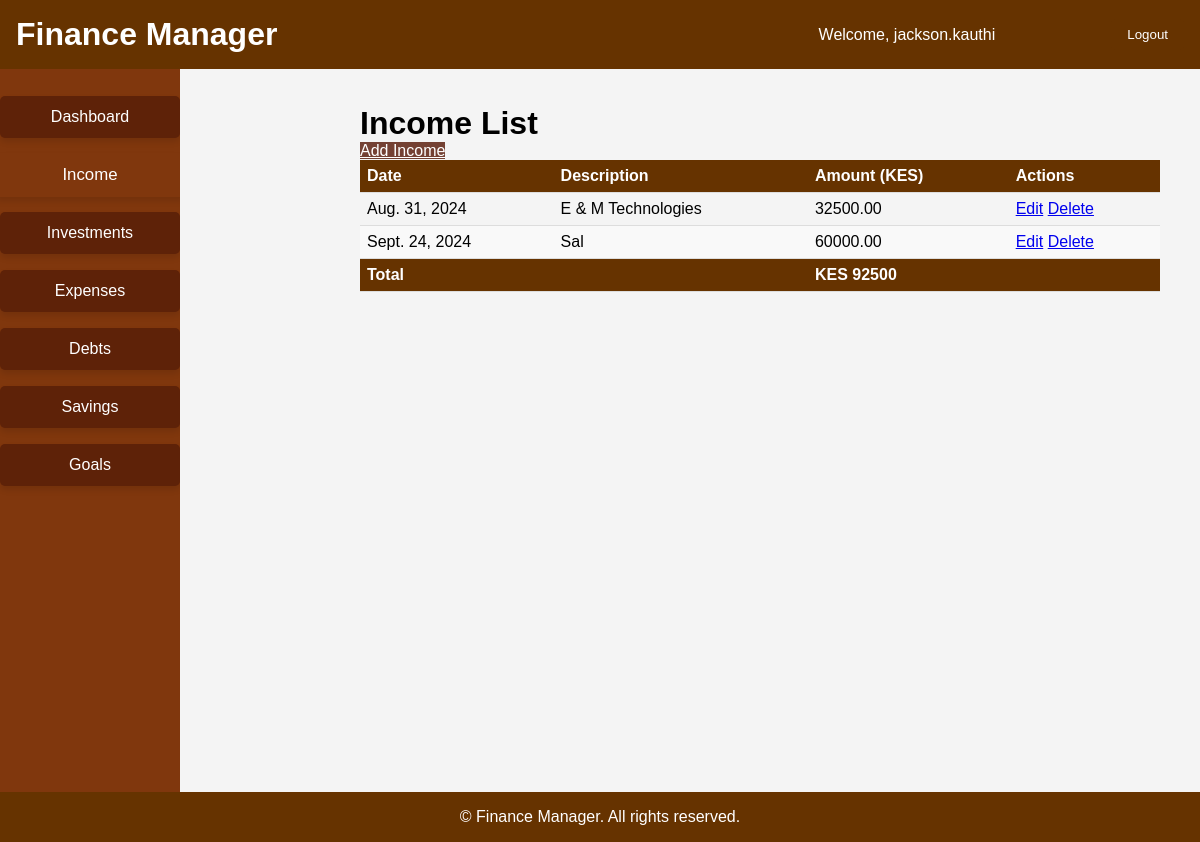
Before: /income/income_list/ (signed in) with the older database file.
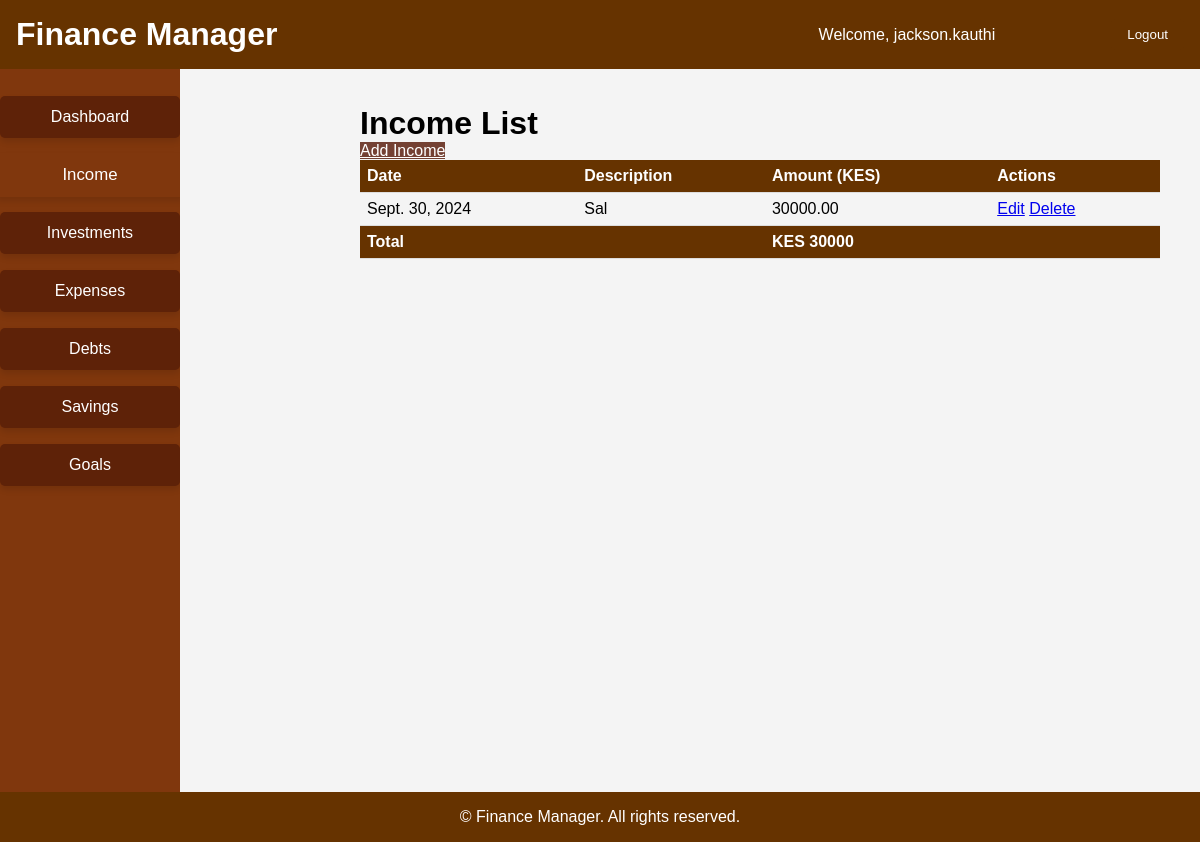
After: the same page with the newer database file.
### income/models.py (models this page shows, shortened)
class Income(models.Model):
    CATEGORY_CHOICES = [
        ('Salary', 'Salary/Wages'),
        ('Bonus', 'Bonuses'),
        ('Interest', 'Interest Income'),
        ('Dividend', 'Dividends'),
        ('Rental', 'Rental Income'),
        ('Freelance', 'Freelance/Gig Income'),
        ('Other', 'Other Income Sources'),
    ]
    user = models.ForeignKey(User, on_delete=models.CASCADE)
    amount = models.DecimalField(max_digits=10, decimal_places=2)
    date = models.DateField()
    category = models.CharField(max_length=50, choices=CATEGORY_CHOICES)
    description = models.TextField(blank=True, null=True)

### income/views.py (the view)
# urls.py: path('income_list/', views.income_list, name='income_list'),
@login_required
def income_list(request):
    incomes = Income.objects.filter(user=request.user)
    total_income = incomes.aggregate(Sum('amount'))['amount__sum'] or 0
    context = {
        'incomes': incomes,
        'total_income': total_income,
    }
    return render(request, 'income/income_list.html', context)

### templates/income/income_list.html (shortened to what this page needs)
{% extends 'base.html' %}
{% load static %}
{% block content %}
<link rel="stylesheet" href="{% static 'css/styles.css' %}">
<div class="main-container">
    <h1>Income List</h1>
    <a href="{% url 'add_income' %}" class="btn btn-primary add-button">Add Income</a>
    <table class="list-table">
        <thead>
            <tr>
                <th>Date</th>
                <th>Description</th>
                <th>Amount (KES)</th>
                <th>Actions</th>
            </tr>
        </thead>
        <tbody>
            {% for income in incomes %}
            <tr>
                <td>{{ income.date }}</td>
                <td>{{ income.description }}</td>
                <td>{{ income.amount }}</td>
                <td>
                    <a href="{% url 'update_income' income.id %}" class="btn btn-warning btn-sm">Edit</a>
                    <a href="{% url 'delete_income' income.id %}" class="btn btn-danger btn-sm" onclick="return confirm('Are you sure you want to delete this income?');">Delete</a>
                </td>
            </tr>
            {% empty %}
            <tr>
                <td colspan="4">No income records available.</td>
            </tr>
            {% endfor %}
        </tbody>
        <tfoot>
            <tr>
                <th colspan="2">Total</th>
                <th>KES {{ total_income }}</th>
                <th></th>
            </tr>
        </tfoot>
    </table>
</div>
{% endblock %}

Changed rows visible on the page:
removed Income: date "Aug. 31, 2024", description "E & M Technologies", amount "32500.00"
changed Income "Sal": date "Sept. 24, 2024" → "Sept. 30, 2024"; amount "60000.00" → "30000.00"
Other visible differences:
{{ total_income }}: "92500" → "30000"
